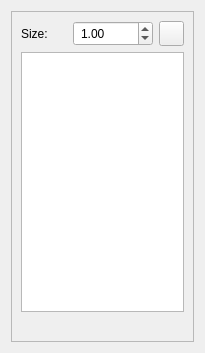
<?xml version="1.0" encoding="UTF-8"?>
<ui version="4.0">
 <class>MeshDockWidget</class>
 <widget class="QWidget" name="MeshDockWidget">
  <property name="geometry">
   <rect>
    <x>0</x>
    <y>0</y>
    <width>205</width>
    <height>353</height>
   </rect>
  </property>
  <property name="windowTitle">
   <string>Form</string>
  </property>
  <layout class="QVBoxLayout" name="verticalLayout">
   <item>
    <widget class="QFrame" name="frame">
     <property name="frameShape">
      <enum>QFrame::StyledPanel</enum>
     </property>
     <property name="frameShadow">
      <enum>QFrame::Raised</enum>
     </property>
     <layout class="QVBoxLayout" name="verticalLayout_2">
      <item>
       <layout class="QGridLayout" name="gridLayout_2">
        <item row="0" column="1">
         <widget class="QDoubleSpinBox" name="doubleSpinBox">
          <property name="sizePolicy">
           <sizepolicy hsizetype="Preferred" vsizetype="Preferred">
            <horstretch>0</horstretch>
            <verstretch>0</verstretch>
           </sizepolicy>
          </property>
          <property name="minimumSize">
           <size>
            <width>80</width>
            <height>25</height>
           </size>
          </property>
          <property name="maximumSize">
           <size>
            <width>80</width>
            <height>25</height>
           </size>
          </property>
          <property name="font">
           <font>
            <pointsize>9</pointsize>
           </font>
          </property>
          <property name="styleSheet">
           <string notr="true">padding-left: 3px;</string>
          </property>
          <property name="maximum">
           <double>10000.000000000000000</double>
          </property>
          <property name="value">
           <double>1.000000000000000</double>
          </property>
         </widget>
        </item>
        <item row="0" column="0">
         <widget class="QLabel" name="label">
          <property name="minimumSize">
           <size>
            <width>0</width>
            <height>25</height>
           </size>
          </property>
          <property name="maximumSize">
           <size>
            <width>16777215</width>
            <height>25</height>
           </size>
          </property>
          <property name="font">
           <font>
            <pointsize>9</pointsize>
           </font>
          </property>
          <property name="text">
           <string>Size:</string>
          </property>
         </widget>
        </item>
        <item row="0" column="2">
         <widget class="QPushButton" name="pushButton">
          <property name="minimumSize">
           <size>
            <width>25</width>
            <height>25</height>
           </size>
          </property>
          <property name="maximumSize">
           <size>
            <width>25</width>
            <height>25</height>
           </size>
          </property>
          <property name="font">
           <font>
            <pointsize>10</pointsize>
           </font>
          </property>
          <property name="styleSheet">
           <string notr="true">QPushButton::hover{
    background-color: transparent;
    border: 2px solid #6A8480;
    border-radius: 2px;
    padding: 2px;
}</string>
          </property>
          <property name="text">
           <string/>
          </property>
          <property name="icon">
           <iconset resource="../CADWindow.qrc">
            <normaloff>:/cad_wind/figure/cad_wind/ok.png</normaloff>:/cad_wind/figure/cad_wind/ok.png</iconset>
          </property>
         </widget>
        </item>
       </layout>
      </item>
      <item>
       <widget class="QTableWidget" name="tableWidget">
        <property name="minimumSize">
         <size>
          <width>0</width>
          <height>250</height>
         </size>
        </property>
        <attribute name="horizontalHeaderVisible">
         <bool>false</bool>
        </attribute>
        <attribute name="horizontalHeaderHighlightSections">
         <bool>false</bool>
        </attribute>
        <attribute name="verticalHeaderVisible">
         <bool>false</bool>
        </attribute>
        <attribute name="verticalHeaderHighlightSections">
         <bool>false</bool>
        </attribute>
       </widget>
      </item>
      <item>
       <spacer name="verticalSpacer">
        <property name="orientation">
         <enum>Qt::Vertical</enum>
        </property>
        <property name="sizeType">
         <enum>QSizePolicy::Fixed</enum>
        </property>
        <property name="sizeHint" stdset="0">
         <size>
          <width>20</width>
          <height>20</height>
         </size>
        </property>
       </spacer>
      </item>
     </layout>
    </widget>
   </item>
  </layout>
 </widget>
 <resources>
  <include location="../CADWindow.qrc"/>
 </resources>
 <connections/>
</ui>
